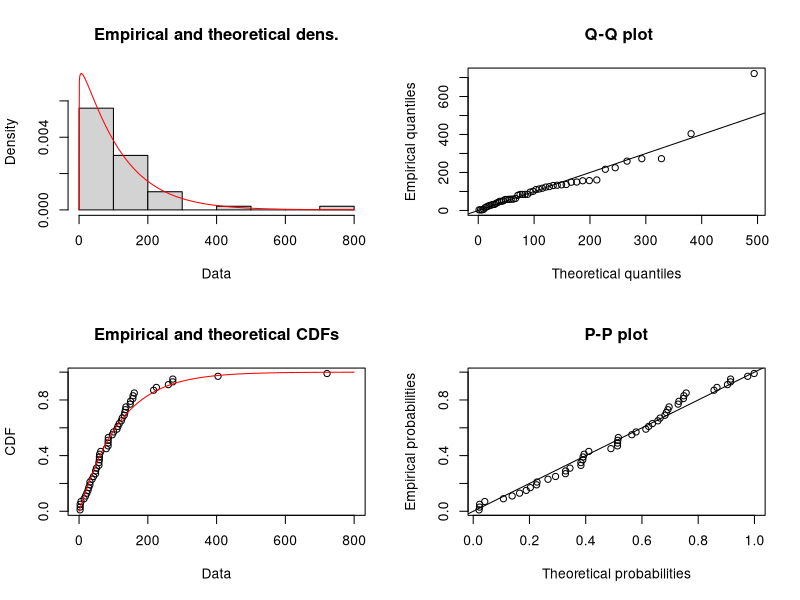

Source code (R):
## ---- chunk 1
#| label: mle-exponencial
#| warning: false

library(tidyverse)

# Dados simulados
set.seed(123)
dados <- rexp(50, rate = 0.01)

# MLE analítico para exponencial
lambda_mle <- 1 / mean(dados)

cat("Lambda MLE:", lambda_mle, "\n")
cat("MTTF estimado:", 1/lambda_mle, "\n")
## ---- chunk 2
#| label: mle-weibull
#| warning: false
#| message: false

library(fitdistrplus)

# Ajuste Weibull
fit_weibull <- fitdist(dados, "weibull")

summary(fit_weibull)

# Visualizar ajuste
plot(fit_weibull)
## ---- chunk 3
#| label: bootstrap-ci

# Bootstrap para IC
boot_samples <- replicate(1000, {
  sample_boot <- sample(dados, replace = TRUE)
  1 / mean(sample_boot)
})

# IC 95%
ic_lower <- quantile(boot_samples, 0.025)
ic_upper <- quantile(boot_samples, 0.975)

cat("IC 95% para lambda:", ic_lower, "-", ic_upper, "\n")
## ---- chunk 4
#| label: ks-test

# Testar ajuste exponencial
ks_result <- ks.test(dados, "pexp", rate = lambda_mle)
print(ks_result)
